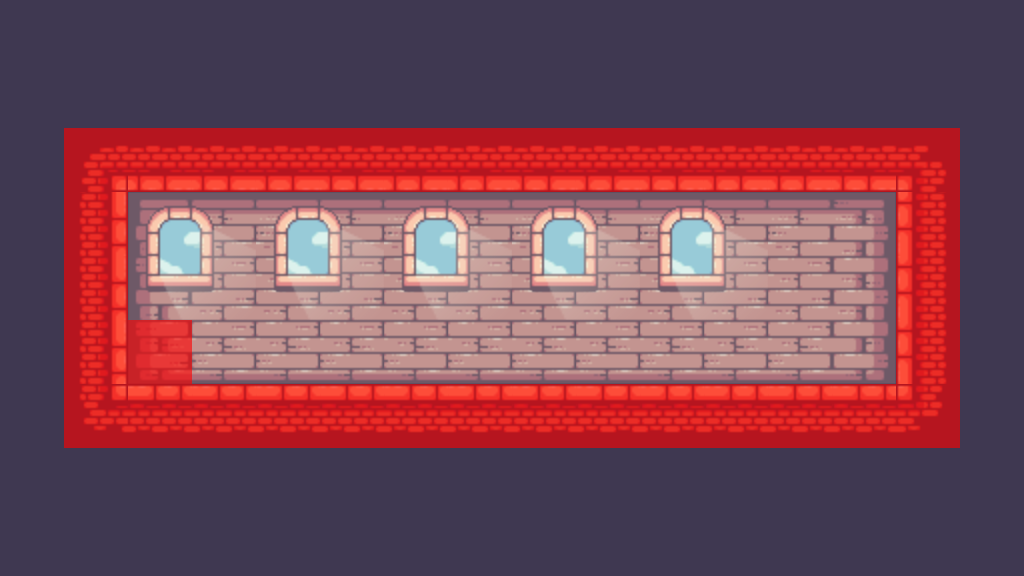

Tiled map render using the project's own tile images. Description and the whole map definition, tile-layer contents included, below:
An orthogonal 16x9 tile map with 64x64 px tiles, 4 tile layers (Background, Tiles, Decorations, Collisions), 3 tilesets and 4 objects.

<map version="1.10" tiledversion="1.11.2" orientation="orthogonal" renderorder="right-down" width="16" height="9" tilewidth="64" tileheight="64" infinite="0" nextlayerid="6" nextobjectid="28">
 <editorsettings>
  <export target="../../js/collisions.js" format="js" />
 </editorsettings>
 <tileset firstgid="1" source="../tilesets/Main.tsx" />
 <tileset firstgid="248" source="../tilesets/Decorations.tsx" />
 <tileset firstgid="290" source="../tilesets/Misc.tsx" />
 <layer id="5" name="Background" width="16" height="9">
  <data encoding="csv">
41,41,41,41,41,41,41,41,41,41,41,41,41,41,41,41,
41,41,41,41,41,41,41,41,41,41,41,41,41,41,41,41,
41,41,41,41,41,41,41,41,41,41,41,41,41,41,41,41,
41,41,41,41,41,41,41,41,41,41,41,41,41,41,41,41,
41,41,41,41,41,41,41,41,41,41,41,41,41,41,41,41,
41,41,41,41,41,41,41,41,41,41,41,41,41,41,41,41,
41,41,41,41,41,41,41,41,41,41,41,41,41,41,41,41,
41,41,41,41,41,41,41,41,41,41,41,41,41,41,41,41,
41,41,41,41,41,41,41,41,41,41,41,41,41,41,41,41
</data>
 </layer>
 <layer id="1" name="Tiles" width="16" height="9">
  <data encoding="csv">
41,41,41,41,41,41,41,41,41,41,41,41,41,41,41,41,
41,41,41,41,41,41,41,41,41,41,41,41,41,41,41,41,
41,27,60,60,60,60,60,60,60,60,60,60,60,60,28,41,
41,42,135,136,136,136,136,136,136,136,136,136,136,137,40,41,
41,42,154,155,155,155,155,155,155,155,155,155,155,156,40,41,
41,42,173,174,174,174,174,174,174,174,174,174,174,175,40,41,
41,46,22,22,22,22,22,22,22,22,22,22,22,22,47,41,
41,41,41,41,41,41,41,41,41,41,41,41,41,41,41,41,
41,41,41,41,41,41,41,41,41,41,41,41,41,41,41,41
</data>
 </layer>
 <layer id="4" name="Decorations" width="16" height="9">
  <data encoding="csv">
0,0,0,0,0,0,0,0,0,0,0,0,0,0,0,0,
0,0,0,0,0,0,0,0,0,0,0,0,0,0,0,0,
0,0,0,0,0,0,0,0,0,0,0,0,0,0,0,0,
0,0,271,272,271,272,271,272,271,272,271,272,0,0,0,0,
0,0,278,279,278,279,278,279,278,279,278,279,0,0,0,0,
0,0,0,0,0,0,0,0,0,0,0,0,0,0,0,0,
0,0,0,0,0,0,0,0,0,0,0,0,0,0,0,0,
0,0,0,0,0,0,0,0,0,0,0,0,0,0,0,0,
0,0,0,0,0,0,0,0,0,0,0,0,0,0,0,0
</data>
 </layer>
 <layer id="2" name="Collisions" width="16" height="9" opacity="0.62">
  <data encoding="csv">
0,0,0,0,0,0,0,0,0,0,0,0,0,0,0,0,
0,0,0,0,0,0,0,0,0,0,0,0,0,0,0,0,
0,292,292,292,292,292,292,292,292,292,292,292,292,292,292,0,
0,292,0,0,0,0,0,0,0,0,0,0,0,0,292,0,
0,292,0,0,0,0,0,0,0,0,0,0,0,0,292,0,
0,292,292,0,0,0,0,0,0,0,0,0,0,0,292,0,
0,292,292,292,292,292,292,292,292,292,292,292,292,292,292,0,
0,0,0,0,0,0,0,0,0,0,0,0,0,0,0,0,
0,0,0,0,0,0,0,0,0,0,0,0,0,0,0,0
</data>
 </layer>
 <objectgroup id="3" name="Misc">
  <object id="23" gid="291" x="149.369" y="384.81" width="44" height="32" />
  <object id="24" gid="291" x="127.975" y="384.81" width="44" height="32" />
  <object id="25" gid="291" x="138.672" y="354.058" width="44" height="32" />
  <object id="27" x="376.247" y="604.412" height="1.51103" />
 </objectgroup>
</map>
